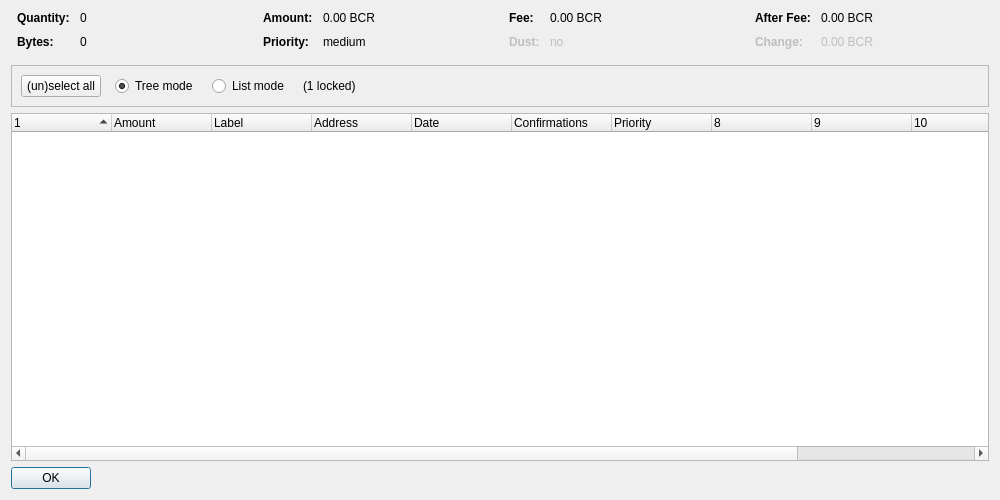
<?xml version="1.0" encoding="UTF-8"?>
<ui version="4.0">
 <class>CoinControlDialog</class>
 <widget class="QDialog" name="CoinControlDialog">
  <property name="geometry">
   <rect>
    <x>0</x>
    <y>0</y>
    <width>1000</width>
    <height>500</height>
   </rect>
  </property>
  <property name="windowTitle">
   <string>Coin Control Address Selection</string>
  </property>
  <layout class="QVBoxLayout" name="verticalLayout">
   <item>
    <layout class="QHBoxLayout" name="horizontalLayoutTop" stretch="0,0,0,0">
     <property name="topMargin">
      <number>0</number>
     </property>
     <property name="bottomMargin">
      <number>10</number>
     </property>
     <item>
      <layout class="QFormLayout" name="formLayoutCoinControl1">
       <property name="horizontalSpacing">
        <number>10</number>
       </property>
       <property name="verticalSpacing">
        <number>10</number>
       </property>
       <property name="leftMargin">
        <number>6</number>
       </property>
       <property name="rightMargin">
        <number>6</number>
       </property>
       <item row="0" column="0">
        <widget class="QLabel" name="labelCoinControlQuantityText">
         <property name="font">
          <font>
           <weight>75</weight>
           <bold>true</bold>
          </font>
         </property>
         <property name="text">
          <string>Quantity:</string>
         </property>
        </widget>
       </item>
       <item row="0" column="1">
        <widget class="QLabel" name="labelCoinControlQuantity">
         <property name="cursor">
          <cursorShape>IBeamCursor</cursorShape>
         </property>
         <property name="contextMenuPolicy">
          <enum>Qt::ActionsContextMenu</enum>
         </property>
         <property name="text">
          <string notr="true">0</string>
         </property>
         <property name="textInteractionFlags">
          <set>Qt::LinksAccessibleByMouse|Qt::TextSelectableByKeyboard|Qt::TextSelectableByMouse</set>
         </property>
        </widget>
       </item>
       <item row="1" column="0">
        <widget class="QLabel" name="labelCoinControlBytesText">
         <property name="font">
          <font>
           <weight>75</weight>
           <bold>true</bold>
          </font>
         </property>
         <property name="text">
          <string>Bytes:</string>
         </property>
        </widget>
       </item>
       <item row="1" column="1">
        <widget class="QLabel" name="labelCoinControlBytes">
         <property name="cursor">
          <cursorShape>IBeamCursor</cursorShape>
         </property>
         <property name="contextMenuPolicy">
          <enum>Qt::ActionsContextMenu</enum>
         </property>
         <property name="text">
          <string notr="true">0</string>
         </property>
         <property name="textInteractionFlags">
          <set>Qt::LinksAccessibleByMouse|Qt::TextSelectableByKeyboard|Qt::TextSelectableByMouse</set>
         </property>
        </widget>
       </item>
      </layout>
     </item>
     <item>
      <layout class="QFormLayout" name="formLayoutCoinControl2">
       <property name="horizontalSpacing">
        <number>10</number>
       </property>
       <property name="verticalSpacing">
        <number>10</number>
       </property>
       <property name="leftMargin">
        <number>6</number>
       </property>
       <property name="rightMargin">
        <number>6</number>
       </property>
       <item row="0" column="0">
        <widget class="QLabel" name="labelCoinControlAmountText">
         <property name="font">
          <font>
           <weight>75</weight>
           <bold>true</bold>
          </font>
         </property>
         <property name="text">
          <string>Amount:</string>
         </property>
        </widget>
       </item>
       <item row="0" column="1">
        <widget class="QLabel" name="labelCoinControlAmount">
         <property name="cursor">
          <cursorShape>IBeamCursor</cursorShape>
         </property>
         <property name="contextMenuPolicy">
          <enum>Qt::ActionsContextMenu</enum>
         </property>
         <property name="text">
          <string notr="true">0.00 BCR</string>
         </property>
         <property name="textInteractionFlags">
          <set>Qt::LinksAccessibleByMouse|Qt::TextSelectableByKeyboard|Qt::TextSelectableByMouse</set>
         </property>
        </widget>
       </item>
       <item row="1" column="0">
        <widget class="QLabel" name="labelCoinControlPriorityText">
         <property name="font">
          <font>
           <weight>75</weight>
           <bold>true</bold>
          </font>
         </property>
         <property name="text">
          <string>Priority:</string>
         </property>
        </widget>
       </item>
       <item row="1" column="1">
        <widget class="QLabel" name="labelCoinControlPriority">
         <property name="cursor">
          <cursorShape>IBeamCursor</cursorShape>
         </property>
         <property name="contextMenuPolicy">
          <enum>Qt::ActionsContextMenu</enum>
         </property>
         <property name="text">
          <string notr="true">medium</string>
         </property>
         <property name="textInteractionFlags">
          <set>Qt::LinksAccessibleByMouse|Qt::TextSelectableByKeyboard|Qt::TextSelectableByMouse</set>
         </property>
        </widget>
       </item>
      </layout>
     </item>
     <item>
      <layout class="QFormLayout" name="formLayoutCoinControl3">
       <property name="horizontalSpacing">
        <number>10</number>
       </property>
       <property name="verticalSpacing">
        <number>10</number>
       </property>
       <property name="leftMargin">
        <number>6</number>
       </property>
       <property name="rightMargin">
        <number>6</number>
       </property>
       <item row="0" column="0">
        <widget class="QLabel" name="labelCoinControlFeeText">
         <property name="font">
          <font>
           <weight>75</weight>
           <bold>true</bold>
          </font>
         </property>
         <property name="text">
          <string>Fee:</string>
         </property>
        </widget>
       </item>
       <item row="0" column="1">
        <widget class="QLabel" name="labelCoinControlFee">
         <property name="cursor">
          <cursorShape>IBeamCursor</cursorShape>
         </property>
         <property name="contextMenuPolicy">
          <enum>Qt::ActionsContextMenu</enum>
         </property>
         <property name="text">
          <string notr="true">0.00 BCR</string>
         </property>
         <property name="textInteractionFlags">
          <set>Qt::LinksAccessibleByMouse|Qt::TextSelectableByKeyboard|Qt::TextSelectableByMouse</set>
         </property>
        </widget>
       </item>
       <item row="1" column="0">
        <widget class="QLabel" name="labelCoinControlLowOutputText">
         <property name="enabled">
          <bool>false</bool>
         </property>
         <property name="font">
          <font>
           <weight>75</weight>
           <bold>true</bold>
          </font>
         </property>
         <property name="text">
          <string>Dust:</string>
         </property>
        </widget>
       </item>
       <item row="1" column="1">
        <widget class="QLabel" name="labelCoinControlLowOutput">
         <property name="enabled">
          <bool>false</bool>
         </property>
         <property name="cursor">
          <cursorShape>IBeamCursor</cursorShape>
         </property>
         <property name="contextMenuPolicy">
          <enum>Qt::ActionsContextMenu</enum>
         </property>
         <property name="text">
          <string notr="true">no</string>
         </property>
         <property name="textInteractionFlags">
          <set>Qt::LinksAccessibleByMouse|Qt::TextSelectableByKeyboard|Qt::TextSelectableByMouse</set>
         </property>
        </widget>
       </item>
      </layout>
     </item>
     <item>
      <layout class="QFormLayout" name="formLayoutCoinControl4">
       <property name="horizontalSpacing">
        <number>10</number>
       </property>
       <property name="verticalSpacing">
        <number>10</number>
       </property>
       <property name="leftMargin">
        <number>6</number>
       </property>
       <property name="rightMargin">
        <number>6</number>
       </property>
       <item row="0" column="0">
        <widget class="QLabel" name="labelCoinControlAfterFeeText">
         <property name="font">
          <font>
           <weight>75</weight>
           <bold>true</bold>
          </font>
         </property>
         <property name="text">
          <string>After Fee:</string>
         </property>
        </widget>
       </item>
       <item row="0" column="1">
        <widget class="QLabel" name="labelCoinControlAfterFee">
         <property name="cursor">
          <cursorShape>IBeamCursor</cursorShape>
         </property>
         <property name="contextMenuPolicy">
          <enum>Qt::ActionsContextMenu</enum>
         </property>
         <property name="text">
          <string notr="true">0.00 BCR</string>
         </property>
         <property name="textInteractionFlags">
          <set>Qt::LinksAccessibleByMouse|Qt::TextSelectableByKeyboard|Qt::TextSelectableByMouse</set>
         </property>
        </widget>
       </item>
       <item row="1" column="0">
        <widget class="QLabel" name="labelCoinControlChangeText">
         <property name="enabled">
          <bool>false</bool>
         </property>
         <property name="font">
          <font>
           <weight>75</weight>
           <bold>true</bold>
          </font>
         </property>
         <property name="text">
          <string>Change:</string>
         </property>
        </widget>
       </item>
       <item row="1" column="1">
        <widget class="QLabel" name="labelCoinControlChange">
         <property name="enabled">
          <bool>false</bool>
         </property>
         <property name="cursor">
          <cursorShape>IBeamCursor</cursorShape>
         </property>
         <property name="contextMenuPolicy">
          <enum>Qt::ActionsContextMenu</enum>
         </property>
         <property name="text">
          <string notr="true">0.00 BCR</string>
         </property>
         <property name="textInteractionFlags">
          <set>Qt::LinksAccessibleByMouse|Qt::TextSelectableByKeyboard|Qt::TextSelectableByMouse</set>
         </property>
        </widget>
       </item>
      </layout>
     </item>
    </layout>
   </item>
   <item>
    <widget class="QFrame" name="frame">
     <property name="minimumSize">
      <size>
       <width>0</width>
       <height>40</height>
      </size>
     </property>
     <property name="frameShape">
      <enum>QFrame::StyledPanel</enum>
     </property>
     <property name="frameShadow">
      <enum>QFrame::Sunken</enum>
     </property>
     <layout class="QHBoxLayout" name="horizontalLayout">
      <item>
       <layout class="QHBoxLayout" name="horizontalLayoutPanel" stretch="0,0,0,0,0">
        <property name="spacing">
         <number>14</number>
        </property>
        <item>
         <widget class="QPushButton" name="pushButtonSelectAll">
          <property name="sizePolicy">
           <sizepolicy hsizetype="Maximum" vsizetype="Fixed">
            <horstretch>0</horstretch>
            <verstretch>0</verstretch>
           </sizepolicy>
          </property>
          <property name="text">
           <string>(un)select all</string>
          </property>
          <property name="autoDefault">
           <bool>false</bool>
          </property>
         </widget>
        </item>
        <item>
         <widget class="QRadioButton" name="radioTreeMode">
          <property name="sizePolicy">
           <sizepolicy hsizetype="Maximum" vsizetype="Fixed">
            <horstretch>0</horstretch>
            <verstretch>0</verstretch>
           </sizepolicy>
          </property>
          <property name="text">
           <string>Tree mode</string>
          </property>
          <property name="checked">
           <bool>true</bool>
          </property>
         </widget>
        </item>
        <item>
         <widget class="QRadioButton" name="radioListMode">
          <property name="sizePolicy">
           <sizepolicy hsizetype="Maximum" vsizetype="Fixed">
            <horstretch>0</horstretch>
            <verstretch>0</verstretch>
           </sizepolicy>
          </property>
          <property name="text">
           <string>List mode</string>
          </property>
         </widget>
        </item>
        <item>
         <widget class="QLabel" name="labelLocked">
          <property name="text">
           <string notr="true">(1 locked)</string>
          </property>
         </widget>
        </item>
        <item>
         <spacer name="horizontalSpacer">
          <property name="orientation">
           <enum>Qt::Horizontal</enum>
          </property>
          <property name="sizeHint" stdset="0">
           <size>
            <width>40</width>
            <height>20</height>
           </size>
          </property>
         </spacer>
        </item>
       </layout>
      </item>
     </layout>
    </widget>
   </item>
   <item>
    <widget class="CoinControlTreeWidget" name="treeWidget">
     <property name="contextMenuPolicy">
      <enum>Qt::CustomContextMenu</enum>
     </property>
     <property name="sortingEnabled">
      <bool>false</bool>
     </property>
     <property name="columnCount">
      <number>12</number>
     </property>
     <attribute name="headerShowSortIndicator" stdset="0">
      <bool>true</bool>
     </attribute>
     <attribute name="headerStretchLastSection">
      <bool>false</bool>
     </attribute>
     <column>
      <property name="text">
       <string/>
      </property>
     </column>
     <column>
      <property name="text">
       <string>Amount</string>
      </property>
     </column>
     <column>
      <property name="text">
       <string notr="true">Label</string>
      </property>
     </column>
     <column>
      <property name="text">
       <string>Address</string>
      </property>
     </column>
     <column>
      <property name="text">
       <string>Date</string>
      </property>
     </column>
     <column>
      <property name="text">
       <string>Confirmations</string>
      </property>
      <property name="toolTip">
       <string>Confirmed</string>
      </property>
     </column>
     <column>
      <property name="text">
       <string>Priority</string>
      </property>
     </column>
     <column>
      <property name="text">
       <string/>
      </property>
     </column>
     <column>
      <property name="text">
       <string/>
      </property>
     </column>
     <column>
      <property name="text">
       <string/>
      </property>
     </column>
     <column>
      <property name="text">
       <string/>
      </property>
     </column>
     <column>
      <property name="text">
       <string/>
      </property>
     </column>
    </widget>
   </item>
   <item>
    <widget class="QDialogButtonBox" name="buttonBox">
     <property name="sizePolicy">
      <sizepolicy hsizetype="Maximum" vsizetype="Fixed">
       <horstretch>0</horstretch>
       <verstretch>0</verstretch>
      </sizepolicy>
     </property>
     <property name="orientation">
      <enum>Qt::Horizontal</enum>
     </property>
     <property name="standardButtons">
      <set>QDialogButtonBox::Ok</set>
     </property>
    </widget>
   </item>
  </layout>
 </widget>
 <customwidgets>
  <customwidget>
   <class>CoinControlTreeWidget</class>
   <extends>QTreeWidget</extends>
   <header>coincontroltreewidget.h</header>
  </customwidget>
 </customwidgets>
 <resources/>
 <connections/>
</ui>
